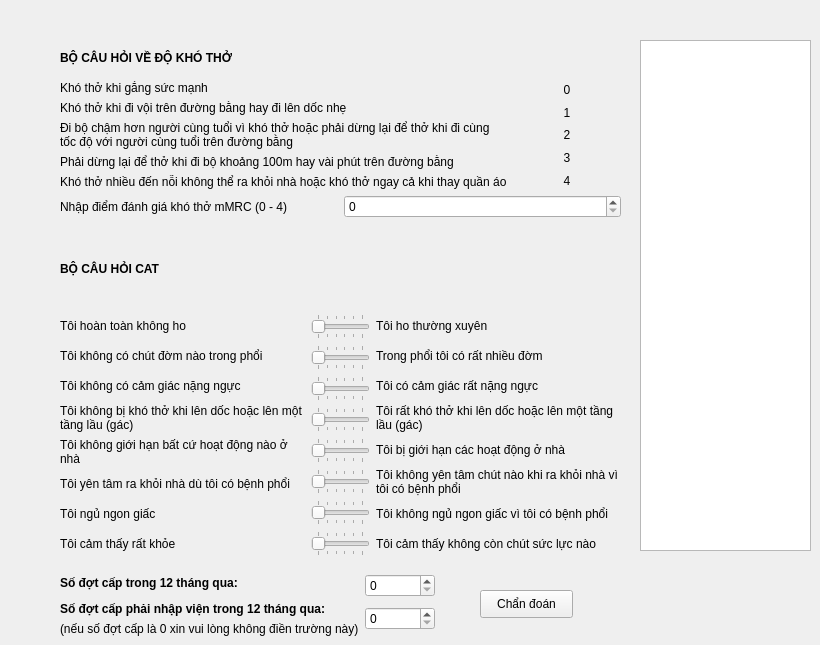
      <widget class="QWidget" name="v">
       <widget class="QPushButton" name="v_chan_doan_btn">
        <property name="geometry">
         <rect>
          <x>480</x>
          <y>590</y>
          <width>93</width>
          <height>28</height>
         </rect>
        </property>
        <property name="text">
         <string>Chẩn đoán</string>
        </property>
       </widget>
       <widget class="QWidget" name="layoutWidget">
        <property name="geometry">
         <rect>
          <x>60</x>
          <y>40</y>
          <width>561</width>
          <height>178</height>
         </rect>
        </property>
        <layout class="QVBoxLayout" name="verticalLayout_6">
         <item>
          <widget class="QLabel" name="label_28">
           <property name="font">
            <font>
             <weight>75</weight>
             <bold>true</bold>
            </font>
           </property>
           <property name="text">
            <string>BỘ CÂU HỎI VỀ ĐỘ KHÓ THỞ</string>
           </property>
          </widget>
         </item>
         <item>
          <layout class="QHBoxLayout" name="horizontalLayout_2">
           <item>
            <layout class="QVBoxLayout" name="verticalLayout_4">
             <item>
              <widget class="QLabel" name="label_4">
               <property name="text">
                <string>Khó thở khi gắng sức mạnh</string>
               </property>
              </widget>
             </item>
             <item>
              <widget class="QLabel" name="label_5">
               <property name="text">
                <string>Khó thở khi đi vội trên đường bằng hay đi lên dốc nhẹ</string>
               </property>
              </widget>
             </item>
             <item>
              <widget class="QLabel" name="label_6">
               <property name="text">
                <string>Đi bộ chậm hơn người cùng tuổi vì khó thở hoặc phải dừng lại để thở khi đi cùng tốc độ với người cùng tuổi trên đường bằng</string>
               </property>
               <property name="wordWrap">
                <bool>true</bool>
               </property>
              </widget>
             </item>
             <item>
              <widget class="QLabel" name="label_7">
               <property name="text">
                <string>Phải dừng lại để thở khi đi bộ khoảng 100m hay vài phút trên đường bằng</string>
               </property>
              </widget>
             </item>
             <item>
              <widget class="QLabel" name="label_8">
               <property name="text">
                <string>Khó thở nhiều đến nỗi không thể ra khỏi nhà hoặc khó thở ngay cả khi thay quần áo</string>
               </property>
              </widget>
             </item>
            </layout>
           </item>
           <item>
            <layout class="QVBoxLayout" name="verticalLayout_3">
             <item>
              <widget class="QLabel" name="label_9">
               <property name="text">
                <string>0</string>
               </property>
               <property name="alignment">
                <set>Qt::AlignCenter</set>
               </property>
              </widget>
             </item>
             <item>
              <widget class="QLabel" name="label_10">
               <property name="text">
                <string>1</string>
               </property>
               <property name="alignment">
                <set>Qt::AlignCenter</set>
               </property>
              </widget>
             </item>
             <item>
              <widget class="QLabel" name="label_11">
               <property name="text">
                <string>2</string>
               </property>
               <property name="alignment">
                <set>Qt::AlignCenter</set>
               </property>
              </widget>
             </item>
             <item>
              <widget class="QLabel" name="label_12">
               <property name="text">
                <string>3</string>
               </property>
               <property name="alignment">
                <set>Qt::AlignCenter</set>
               </property>
              </widget>
             </item>
             <item>
              <widget class="QLabel" name="label_13">
               <property name="text">
                <string>4</string>
               </property>
               <property name="alignment">
                <set>Qt::AlignCenter</set>
               </property>
              </widget>
             </item>
            </layout>
           </item>
          </layout>
         </item>
         <item>
          <layout class="QHBoxLayout" name="horizontalLayout_3">
           <item>
            <widget class="QLabel" name="label_27">
             <property name="text">
              <string>Nhập điểm đánh giá khó thở mMRC (0 - 4)</string>
             </property>
            </widget>
           </item>
           <item>
            <widget class="QSpinBox" name="v_mmrc">
             <property name="maximum">
              <number>4</number>
             </property>
            </widget>
           </item>
          </layout>
         </item>
        </layout>
       </widget>
       <widget class="QWidget" name="layoutWidget">
        <property name="geometry">
         <rect>
          <x>60</x>
          <y>230</y>
          <width>566</width>
          <height>326</height>
         </rect>
        </property>
        <layout class="QVBoxLayout" name="verticalLayout_13">
         <item>
          <widget class="QLabel" name="label_41">
           <property name="font">
            <font>
             <weight>75</weight>
             <bold>true</bold>
            </font>
           </property>
           <property name="text">
            <string>BỘ CÂU HỎI CAT</string>
           </property>
          </widget>
         </item>
         <item>
          <layout class="QHBoxLayout" name="horizontalLayout_13">
           <item>
            <layout class="QVBoxLayout" name="verticalLayout_11">
             <item>
              <widget class="QLabel" name="label_42">
               <property name="text">
                <string>Tôi hoàn toàn không ho</string>
               </property>
               <property name="wordWrap">
                <bool>true</bool>
               </property>
              </widget>
             </item>
             <item>
              <widget class="QLabel" name="label_43">
               <property name="text">
                <string>Tôi không có chút đờm nào trong phổi</string>
               </property>
               <property name="wordWrap">
                <bool>true</bool>
               </property>
              </widget>
             </item>
             <item>
              <widget class="QLabel" name="label_44">
               <property name="text">
                <string>Tôi không có cảm giác nặng ngực</string>
               </property>
               <property name="wordWrap">
                <bool>true</bool>
               </property>
              </widget>
             </item>
             <item>
              <widget class="QLabel" name="label_45">
               <property name="text">
                <string>Tôi không bị khó thở khi lên dốc hoặc lên một tầng lầu (gác)</string>
               </property>
               <property name="wordWrap">
                <bool>true</bool>
               </property>
              </widget>
             </item>
             <item>
              <widget class="QLabel" name="label_46">
               <property name="text">
                <string>Tôi không giới hạn bất cứ hoạt động nào ở nhà</string>
               </property>
               <property name="wordWrap">
                <bool>true</bool>
               </property>
              </widget>
             </item>
             <item>
              <widget class="QLabel" name="label_55">
               <property name="text">
                <string>Tôi yên tâm ra khỏi nhà dù tôi có bệnh phổi</string>
               </property>
               <property name="wordWrap">
                <bool>true</bool>
               </property>
              </widget>
             </item>
             <item>
              <widget class="QLabel" name="label_56">
               <property name="text">
                <string>Tôi ngủ ngon giấc</string>
               </property>
               <property name="wordWrap">
                <bool>true</bool>
               </property>
              </widget>
             </item>
             <item>
              <widget class="QLabel" name="label_57">
               <property name="text">
                <string>Tôi cảm thấy rất khỏe</string>
               </property>
               <property name="wordWrap">
                <bool>true</bool>
               </property>
              </widget>
             </item>
            </layout>
           </item>
           <item>
            <layout class="QVBoxLayout" name="verticalLayout_12">
             <item>
              <widget class="QSlider" name="v_q1">
               <property name="maximum">
                <number>5</number>
               </property>
               <property name="orientation">
                <enum>Qt::Horizontal</enum>
               </property>
               <property name="tickPosition">
                <enum>QSlider::TicksBothSides</enum>
               </property>
              </widget>
             </item>
             <item>
              <widget class="QSlider" name="v_q2">
               <property name="maximum">
                <number>5</number>
               </property>
               <property name="orientation">
                <enum>Qt::Horizontal</enum>
               </property>
               <property name="tickPosition">
                <enum>QSlider::TicksBothSides</enum>
               </property>
              </widget>
             </item>
             <item>
              <widget class="QSlider" name="v_q3">
               <property name="maximum">
                <number>5</number>
               </property>
               <property name="orientation">
                <enum>Qt::Horizontal</enum>
               </property>
               <property name="tickPosition">
                <enum>QSlider::TicksBothSides</enum>
               </property>
              </widget>
             </item>
             <item>
              <widget class="QSlider" name="v_q4">
               <property name="maximum">
                <number>5</number>
               </property>
               <property name="orientation">
                <enum>Qt::Horizontal</enum>
               </property>
               <property name="tickPosition">
                <enum>QSlider::TicksBothSides</enum>
               </property>
              </widget>
             </item>
             <item>
              <widget class="QSlider" name="v_q5">
               <property name="maximum">
                <number>5</number>
               </property>
               <property name="orientation">
                <enum>Qt::Horizontal</enum>
               </property>
               <property name="tickPosition">
                <enum>QSlider::TicksBothSides</enum>
               </property>
              </widget>
             </item>
             <item>
              <widget class="QSlider" name="v_q6">
               <property name="maximum">
                <number>5</number>
               </property>
               <property name="orientation">
                <enum>Qt::Horizontal</enum>
               </property>
               <property name="tickPosition">
                <enum>QSlider::TicksBothSides</enum>
               </property>
              </widget>
             </item>
             <item>
              <widget class="QSlider" name="v_q7">
               <property name="maximum">
                <number>5</number>
               </property>
               <property name="orientation">
                <enum>Qt::Horizontal</enum>
               </property>
               <property name="tickPosition">
                <enum>QSlider::TicksBothSides</enum>
               </property>
              </widget>
             </item>
             <item>
              <widget class="QSlider" name="v_q8">
               <property name="maximum">
                <number>5</number>
               </property>
               <property name="orientation">
                <enum>Qt::Horizontal</enum>
               </property>
               <property name="tickPosition">
                <enum>QSlider::TicksBothSides</enum>
               </property>
              </widget>
             </item>
            </layout>
           </item>
           <item>
            <layout class="QVBoxLayout" name="verticalLayout_10">
             <item>
              <widget class="QLabel" name="label_47">
               <property name="text">
                <string>Tôi ho thường xuyên</string>
               </property>
               <property name="wordWrap">
                <bool>true</bool>
               </property>
              </widget>
             </item>
             <item>
              <widget class="QLabel" name="label_48">
               <property name="text">
                <string>Trong phổi tôi có rất nhiều đờm</string>
               </property>
               <property name="wordWrap">
                <bool>true</bool>
               </property>
              </widget>
             </item>
             <item>
              <widget class="QLabel" name="label_49">
               <property name="text">
                <string>Tôi có cảm giác rất nặng ngực</string>
               </property>
               <property name="wordWrap">
                <bool>true</bool>
               </property>
              </widget>
             </item>
             <item>
              <widget class="QLabel" name="label_50">
               <property name="text">
                <string>Tôi rất khó thở khi lên dốc hoặc lên một tầng lầu (gác)</string>
               </property>
               <property name="wordWrap">
                <bool>true</bool>
               </property>
              </widget>
             </item>
             <item>
              <widget class="QLabel" name="label_51">
               <property name="text">
                <string>Tôi bị giới hạn các hoạt động ở nhà</string>
               </property>
               <property name="wordWrap">
                <bool>true</bool>
               </property>
              </widget>
             </item>
             <item>
              <widget class="QLabel" name="label_52">
               <property name="text">
                <string>Tôi không yên tâm chút nào khi ra khỏi nhà vì tôi có bệnh phổi</string>
               </property>
               <property name="wordWrap">
                <bool>true</bool>
               </property>
              </widget>
             </item>
             <item>
              <widget class="QLabel" name="label_53">
               <property name="text">
                <string>Tôi không ngủ ngon giấc vì tôi có bệnh phổi</string>
               </property>
               <property name="wordWrap">
                <bool>true</bool>
               </property>
              </widget>
             </item>
             <item>
              <widget class="QLabel" name="label_54">
               <property name="text">
                <string>Tôi cảm thấy không còn chút sức lực nào</string>
               </property>
               <property name="wordWrap">
                <bool>true</bool>
               </property>
              </widget>
             </item>
            </layout>
           </item>
          </layout>
         </item>
        </layout>
       </widget>
       <widget class="QWidget" name="layoutWidget">
        <property name="geometry">
         <rect>
          <x>60</x>
          <y>570</y>
          <width>375</width>
          <height>66</height>
         </rect>
        </property>
        <layout class="QHBoxLayout" name="horizontalLayout_14">
         <item>
          <layout class="QVBoxLayout" name="verticalLayout_16">
           <item>
            <widget class="QLabel" name="label_58">
             <property name="font">
              <font>
               <weight>75</weight>
               <bold>true</bold>
              </font>
             </property>
             <property name="text">
              <string>Số đợt cấp trong 12 tháng qua:</string>
             </property>
            </widget>
           </item>
           <item>
            <layout class="QVBoxLayout" name="verticalLayout_15">
             <item>
              <widget class="QLabel" name="label_59">
               <property name="font">
                <font>
                 <weight>75</weight>
                 <bold>true</bold>
                </font>
               </property>
               <property name="text">
                <string>Số đợt cấp phải nhập viện trong 12 tháng qua:</string>
               </property>
               <property name="wordWrap">
                <bool>true</bool>
               </property>
              </widget>
             </item>
             <item>
              <widget class="QLabel" name="label_60">
               <property name="text">
                <string>(nếu số đợt cấp là 0 xin vui lòng không điền trường này)</string>
               </property>
              </widget>
             </item>
            </layout>
           </item>
          </layout>
         </item>
         <item>
          <layout class="QVBoxLayout" name="verticalLayout_14">
           <item>
            <widget class="QSpinBox" name="v_exacerbations"/>
           </item>
           <item>
            <widget class="QSpinBox" name="v_hospitalizations"/>
           </item>
          </layout>
         </item>
        </layout>
       </widget>
       <widget class="QTextBrowser" name="v_ket_qua">
        <property name="geometry">
         <rect>
          <x>640</x>
          <y>40</y>
          <width>171</width>
          <height>511</height>
         </rect>
        </property>
       </widget>
       <zorder>layoutWidget</zorder>
       <zorder>layoutWidget</zorder>
       <zorder>layoutWidget</zorder>
       <zorder>v_chan_doan_btn</zorder>
       <zorder>v_ket_qua</zorder>
      </widget>
